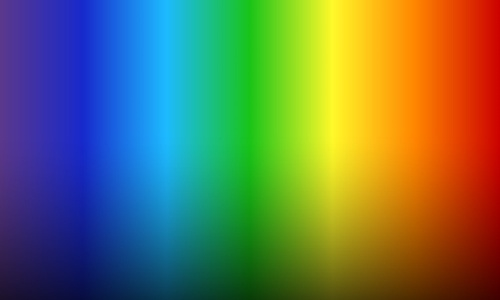
#> input picture Lab01/rainbow.jpg, 500 x 300 px
$ jupyter execute --allow-errors Lab01.ipynb   (shell and % lines are left out)
#> lines starting #> are read from the running program, lines starting #| are printed output that depends on the picture
# Lab01 - 영상 히스토그램 그리기

[cell 1]
from google.colab import drive
drive.mount('/content/drive')

[cell 2]
import os


os.chdir('/content/drive/MyDrive/PR_202210835/Lab01')

[cell 3]
import cv2
import matplotlib.pyplot as plt

#cv2.imshow -> colab에서는 안됨, 아래형식 필요
from google.colab.patches import cv2_imshow

img = cv2.imread('rainbow.jpg')
#> img is the input picture: shape (300, 500, 3); mean B, G, R 83.7, 117.2, 103.5
img

[cell 4]
cv2_imshow(img[:,:,0])
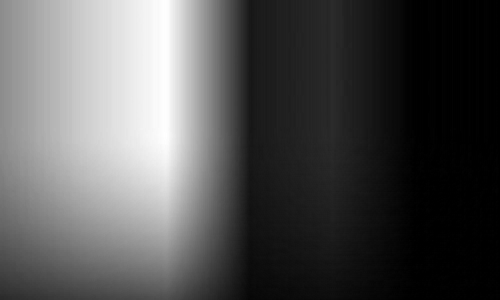
#> shown: shape (300, 500); min 0, max 255, mean 83.7

[cell 5]
imggray = 0.114 * img[:, :, 0] + 0.587 * img[:, :, 1] + 0.299 * img[:, :, 2]
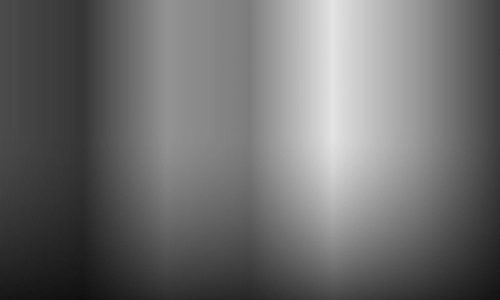
#> imggray: shape (300, 500) float64; min 15.91, max 227.3, mean 109.3

cv2_imshow(imggray)

[cell 6]
imggray = cv2.cvtColor(img, cv2.COLOR_BGR2GRAY)

cv2_imshow(imggray)

[cell 7]
plt.hist([1,1,1,1,1,2,2,5,5,5,5,5,6,3,3,2,4,1])
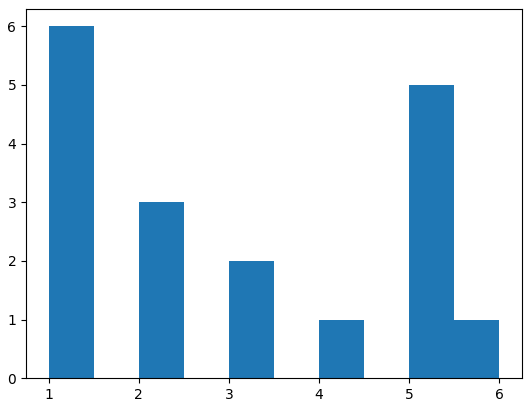
#> figure drawn by matplotlib, 1 panel; tallest bar 6 high, from x = 1 to 1.5

[cell 8]
imggray = cv2.cvtColor(img, cv2.COLOR_BGR2GRAY)
print(imggray.shape)
#| (300, 500)
imggrayflat = imggray.flatten()
print(imggrayflat.shape)
#| (150000,)

[cell 9]
plt.hist(imggrayflat);
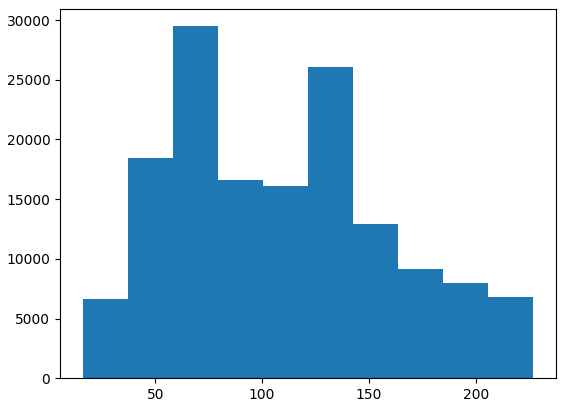
#> figure drawn by matplotlib, 1 panel; tallest bar 29484 high, from x = 58.2 to 79.3

[cell 10]
# 구간 개수 조정(bins), ;(세미콜론) 사용 시 출력이 깔끔해짐
plt.hist(imggrayflat, bins=255);
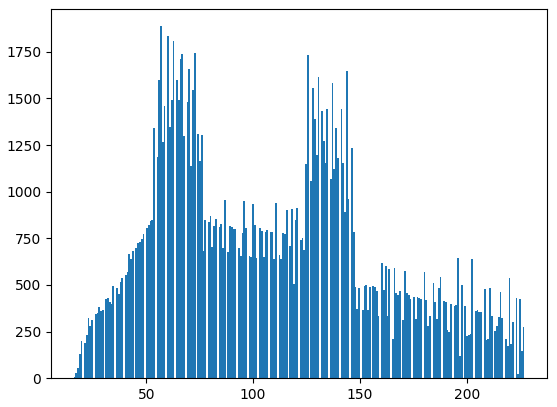
#> figure drawn by matplotlib, 1 panel; tallest bar 1887 high, from x = 56.55 to 57.37

$ run again, with Lab01/parrot.jpg copied over Lab01/rainbow.jpg
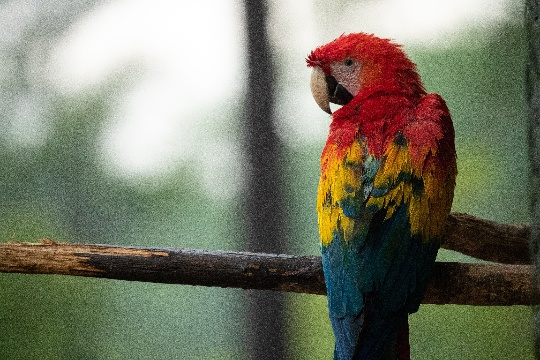
#> input picture Lab01/parrot.jpg, 540 x 360 px
#> img is the input picture: shape (360, 540, 3); mean B, G, R 104.3, 121.8, 120.5
#> `imggray = 0.114 * img[:, :, 0] + 0.587 * img[:, :, 1] + 0.299 * img[:,..`:
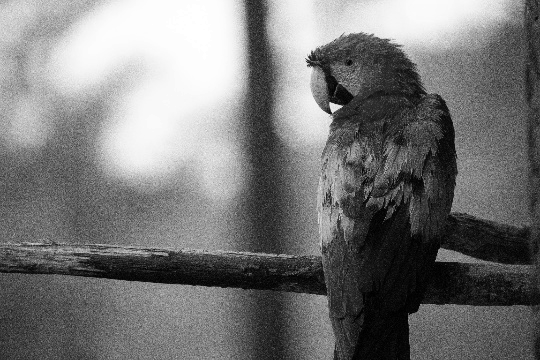
#> imggray: shape (360, 540) float64; min 0, max 255, mean 119.4
#| (360, 540)
#| (194400,)
#> `[cell 10]`:
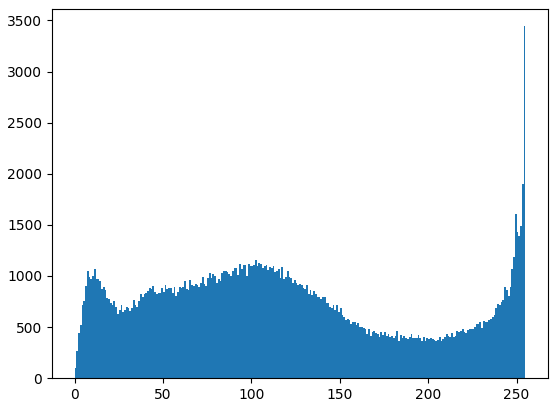
#> figure drawn by matplotlib, 1 panel; tallest bar 3444 high, from x = 254 to 255
